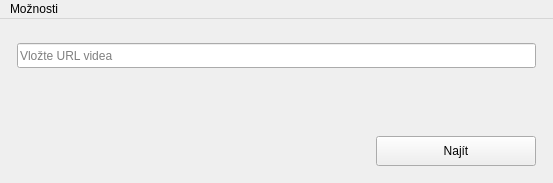
<?xml version="1.0" encoding="UTF-8"?>
<ui version="4.0">
 <class>SearchVideoWindow</class>
 <widget class="QMainWindow" name="SearchVideoWindow">
  <property name="geometry">
   <rect>
    <x>0</x>
    <y>0</y>
    <width>553</width>
    <height>183</height>
   </rect>
  </property>
  <property name="windowTitle">
   <string>y2mate desktop</string>
  </property>
  <widget class="QWidget" name="centralwidget">
   <layout class="QHBoxLayout" name="horizontalLayout_2">
    <item>
     <spacer name="horizontalSpacer_2">
      <property name="orientation">
       <enum>Qt::Horizontal</enum>
      </property>
      <property name="sizeType">
       <enum>QSizePolicy::Fixed</enum>
      </property>
      <property name="sizeHint" stdset="0">
       <size>
        <width>8</width>
        <height>20</height>
       </size>
      </property>
     </spacer>
    </item>
    <item>
     <layout class="QVBoxLayout" name="verticalLayout">
      <item>
       <spacer name="verticalSpacer">
        <property name="orientation">
         <enum>Qt::Vertical</enum>
        </property>
        <property name="sizeType">
         <enum>QSizePolicy::Fixed</enum>
        </property>
        <property name="sizeHint" stdset="0">
         <size>
          <width>20</width>
          <height>15</height>
         </size>
        </property>
       </spacer>
      </item>
      <item>
       <widget class="QLineEdit" name="lineEdit">
        <property name="minimumSize">
         <size>
          <width>0</width>
          <height>25</height>
         </size>
        </property>
        <property name="font">
         <font>
          <pointsize>9</pointsize>
         </font>
        </property>
        <property name="text">
         <string/>
        </property>
        <property name="maxLength">
         <number>9999</number>
        </property>
        <property name="placeholderText">
         <string>Vložte URL videa</string>
        </property>
        <property name="clearButtonEnabled">
         <bool>true</bool>
        </property>
       </widget>
      </item>
      <item>
       <spacer name="verticalSpacer_2">
        <property name="orientation">
         <enum>Qt::Vertical</enum>
        </property>
        <property name="sizeHint" stdset="0">
         <size>
          <width>20</width>
          <height>40</height>
         </size>
        </property>
       </spacer>
      </item>
      <item>
       <layout class="QHBoxLayout" name="horizontalLayout">
        <item>
         <spacer name="horizontalSpacer">
          <property name="orientation">
           <enum>Qt::Horizontal</enum>
          </property>
          <property name="sizeType">
           <enum>QSizePolicy::MinimumExpanding</enum>
          </property>
          <property name="sizeHint" stdset="0">
           <size>
            <width>40</width>
            <height>20</height>
           </size>
          </property>
         </spacer>
        </item>
        <item>
         <widget class="QPushButton" name="pushButton">
          <property name="sizePolicy">
           <sizepolicy hsizetype="Preferred" vsizetype="Fixed">
            <horstretch>0</horstretch>
            <verstretch>0</verstretch>
           </sizepolicy>
          </property>
          <property name="minimumSize">
           <size>
            <width>160</width>
            <height>30</height>
           </size>
          </property>
          <property name="text">
           <string>Najít</string>
          </property>
         </widget>
        </item>
       </layout>
      </item>
      <item>
       <spacer name="verticalSpacer_3">
        <property name="orientation">
         <enum>Qt::Vertical</enum>
        </property>
        <property name="sizeType">
         <enum>QSizePolicy::Fixed</enum>
        </property>
        <property name="sizeHint" stdset="0">
         <size>
          <width>20</width>
          <height>8</height>
         </size>
        </property>
       </spacer>
      </item>
     </layout>
    </item>
    <item>
     <spacer name="horizontalSpacer_3">
      <property name="orientation">
       <enum>Qt::Horizontal</enum>
      </property>
      <property name="sizeType">
       <enum>QSizePolicy::Fixed</enum>
      </property>
      <property name="sizeHint" stdset="0">
       <size>
        <width>8</width>
        <height>20</height>
       </size>
      </property>
     </spacer>
    </item>
   </layout>
  </widget>
  <widget class="QMenuBar" name="menubar">
   <property name="geometry">
    <rect>
     <x>0</x>
     <y>0</y>
     <width>553</width>
     <height>21</height>
    </rect>
   </property>
   <widget class="QMenu" name="menu_1">
    <property name="title">
     <string>Možnosti</string>
    </property>
    <addaction name="action_menu1_1"/>
    <addaction name="separator"/>
    <addaction name="action_menu1_2"/>
    <addaction name="action_menu1_3"/>
   </widget>
   <addaction name="menu_1"/>
  </widget>
  <action name="action_menu1_1">
   <property name="icon">
    <iconset resource="resources.qrc">
     <normaloff>:/images/settings.ico</normaloff>:/images/settings.ico</iconset>
   </property>
   <property name="text">
    <string>Nastavení</string>
   </property>
  </action>
  <action name="action_menu1_2">
   <property name="icon">
    <iconset resource="resources.qrc">
     <normaloff>:/images/github.ico</normaloff>:/images/github.ico</iconset>
   </property>
   <property name="text">
    <string>Zdrojový kód</string>
   </property>
  </action>
  <action name="action_menu1_3">
   <property name="icon">
    <iconset resource="resources.qrc">
     <normaloff>:/images/y2mate.ico</normaloff>:/images/y2mate.ico</iconset>
   </property>
   <property name="text">
    <string>y2mate</string>
   </property>
  </action>
 </widget>
 <resources>
  <include location="resources.qrc"/>
 </resources>
 <connections/>
</ui>
